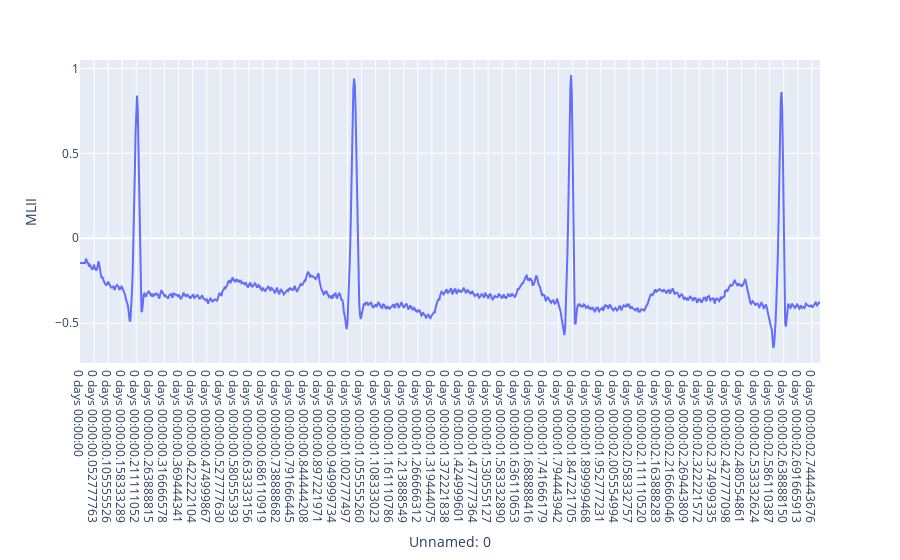

The notebook cell this image was saved under:
### Code cell
px.line(df, x='Unnamed: 0', y='MLII')

### Figure 1 — Plotly figure (JSON) as saved in the notebook; plotly's stock layout.template omitted (floating-point values rounded to 4 significant figures; data arrays with more than 128 entries replaced by an {"elided": "..."} marker saying what was removed)
{"data": [{"hovertemplate": "Unnamed: 0=%{x}<br>MLII=%{y}<extra></extra>", "legendgroup": "", "line": {"color": "#636efa", "dash": "solid"}, "marker": {"symbol": "circle"}, "mode": "lines", "name": "", "orientation": "v", "showlegend": false, "type": "scatter", "x": {"elided": "1000 str values"}, "xaxis": "x", "y": {"elided": "1000 float values"}, "yaxis": "y"}], "layout": {"legend": {"tracegroupgap": 0}, "margin": {"t": 60}, "xaxis": {"anchor": "y", "domain": [0, 1], "title": {"text": "Unnamed: 0"}}, "yaxis": {"anchor": "x", "domain": [0, 1], "title": {"text": "MLII"}}}}
